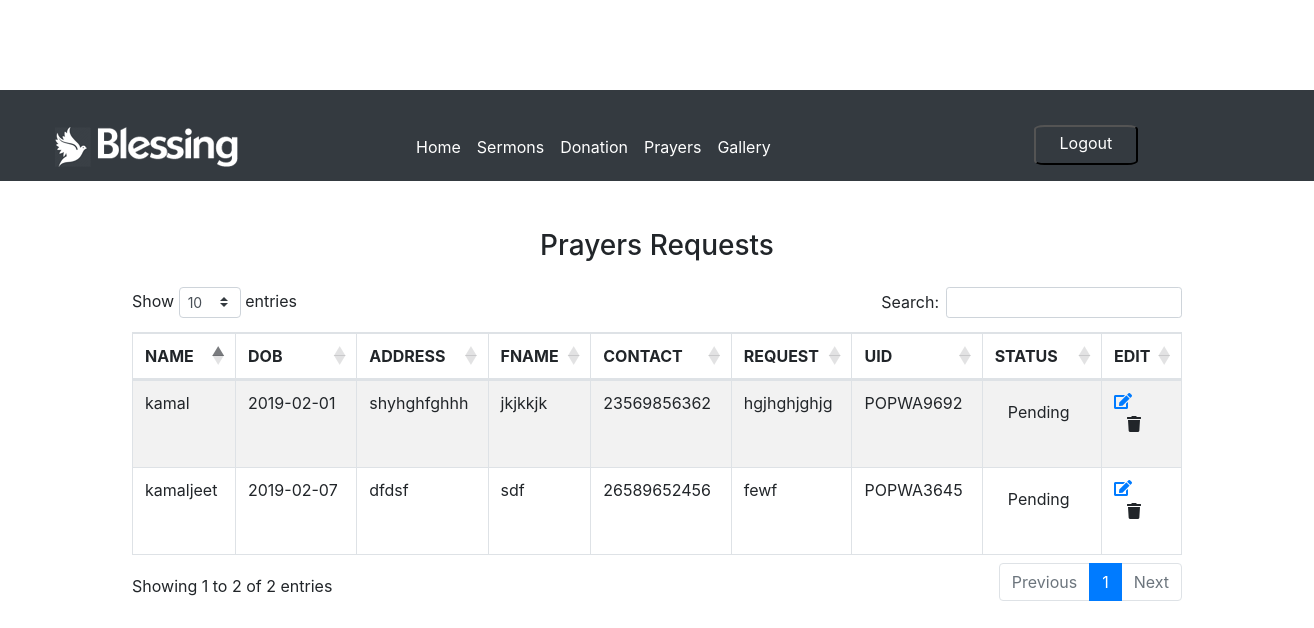
/users/index.php?pg=prayers (signed in), run on an earlier commit of the app's database.
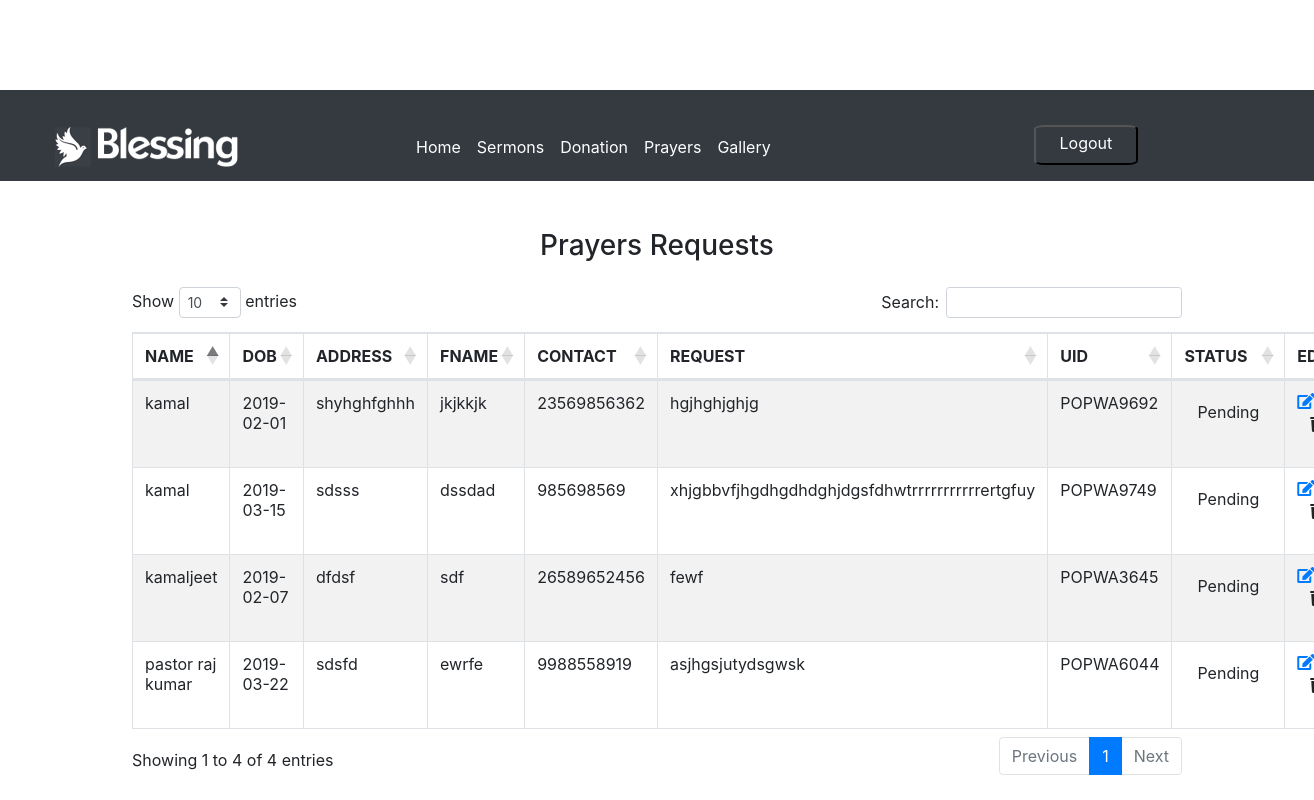
And on a later commit of the database.
### tables this page shows
CREATE TABLE `prayer` (
  `id` int(11) NOT NULL,
  `name` varchar(20) NOT NULL,
  `dob` varchar(20) NOT NULL,
  `address` varchar(60) NOT NULL,
  `fname` varchar(20) NOT NULL,
  `email` varchar(30) NOT NULL,
  `contact` varchar(20) NOT NULL,
  `request` text NOT NULL,
  `status` varchar(15) NOT NULL DEFAULT 'Pending',
  `uid` varchar(9) NOT NULL
);

### users/include/functions.php (called while the page is built, shortened)
<?php
	function selectdata($col,$tbname)
	{
		$selectqry="select $col from $tbname ";
		$result=mysqli_query($GLOBALS['con'],$selectqry) or die(mysqli_error($GLOBALS['con']));
	return $result;
	}
?>

### users/pages/prayers.php (the view, shortened to what this page needs)
<div class="container">
<div class="row mt-5 mb-2">
<div class="col-md-12">
<h3 class="text-center">Prayers Requests
</h3>
</div>
</div>
<div class="row mt-3">
<div class="col-md-12">
<table id="example" class="table table-striped table-bordered" style="width:100%">
<thead>
<tr>
<th>NAME</th>
<th>DOB</th>
<th>ADDRESS</th>
<th>FNAME</th>
<th>CONTACT</th>
<th>REQUEST</th>
<th>UID</th>
<th>STATUS</th>
<th>EDIT</th>
</tr>
</thead>
<tbody>
<?php
$result=selectdata("*","prayer");
while($row=mysqli_fetch_assoc($result))
	{
?>
<tr>
<td><?php  echo $row['name']; ?></td>
<td><?php echo $row['dob'];  ?></td>
<td><?php  echo $row['address'];  ?></td>
<td><?php  echo $row['fname'];  ?></td>
<td><?php echo $row['contact'];  ?></td>
<td><?php  echo $row['request']; ?></td>
<td><?php  echo $row['uid']; ?></td>
<td>
<form>
<button type="submit"  name="updatePrayerStatus"  class="btn"><?php  echo $row['status']; ?></button>
</form>
</td>
<td><a href="index.php?pg=updatePrayer&id=<?php echo $row['id']; ?>"><i class="fa fa-edit"></i></a>
<form>
<button type="submit"  name = "delete"  class="btn"><i class="fa fa-trash"></i></button>
</form>
</td>
</tr>
<?php
}
?>
</tbody>
</table>
</div>
</div>
</div>

### users/index.php (shortened to what this page needs)
<html>
<head>
<link rel="stylesheet" href="https://stackpath.bootstrapcdn.com/bootstrap/4.2.1/css/bootstrap.min.css">
<link rel="stylesheet" href="https://use.fontawesome.com/releases/v5.6.3/css/all.css">
<link href="../assets/css/custom/owl.carousel.min.css" rel="stylesheet">
<link href="https://cdn.datatables.net/1.10.19/css/dataTables.bootstrap4.min.css" rel="stylesheet">
<link href="../assets/css/custom/style.css" rel="stylesheet">
</head>
<body>
<?php ob_start();
include 'include/functions.php';
	include 'include/header.php';
	if(isset($_GET['pg']))
	{
	switch($_GET['pg']){
		case 'prayers':
		include 'pages/prayers.php';
		break;
	}
}
	else
	{
		include 'pages/home.php';
	}
?>
</body>
</html>

### users/include/header.php (shortened to what this page needs)
<div class="row bg-dark">
	<div class="col-md-9 col-xs-12">
	<nav class="navbar navbar-expand-md navbar-dark ">
	<a class="navbar-brand" href="#"> <img src="../assets/img/logo.png" class="ml-4 mt-4 img-fluid position1"> </a>
	<div class="collapse navbar-collapse" id="collapsibleNavbar">
    <ul class="navbar-nav nav_marginleft_list mt-4">
      <li class="nav-item">
        <a class="nav-link" href="index.php?pg=home">Home</a>
      </li>
      <li class="nav-item">
        <a class="nav-link" href="index.php?pg=sermons">Sermons</a>
      </li>
      <li class="nav-item">
        <a class="nav-link" href="index.php?pg=donation">Donation</a>
      </li>
      <li class="nav-item">
        <a class="nav-link" href="index.php?pg=prayers">Prayers</a>
      </li>
      <li class="nav-item">
        <a class="nav-link" href="index.php?pg=gallery">Gallery</a>
      </li>
    </ul>
  </div>
</nav>
</div>
<form method="post" class=" ml-5 ">
<input type="submit" class="bg-dark pt-1 pb-2 px-4 btn_look" name="logout" value="Logout">
</form>
 </div>

### assets/css/custom/style.css (style rules this page uses)
.row { margin-left:0; margin-right:0; }
body { margin: 0; padding-top:90px; height:100%; }
.btn { transition:0.5s ease; }
.nav_marginleft_list { margin-left:150px; }
.navbar-dark .nav-item .nav-link { color:#fff; }
.btn_look { color:#fff; border-radius:10%; margin-top:35px; }

What changed in the data, as far as the page shows it:
added prayer: name "kamal", dob "2019-03-15", address "sdsss", fname "dssdad", contact "985698569", request "xhjgbbvfjhgdhgdhdghjdgsfdhwtrrrrrrrrrrrertgfuy", uid "POPWA9749", status "Pending"
added prayer: name "pastor raj kumar", dob "2019-03-22", address "sdsfd", fname "ewrfe", contact "9988558919", request "asjhgsjutydsgwsk", uid "POPWA6044", status "Pending"
Also different on the page:
text written by a page script: "Show entries Search: Showing 1 to 2 of 2 entries Previous 1 Next" → "Show entries Search: Showing 1 to 4 of 4 entries Previous 1 Next"
